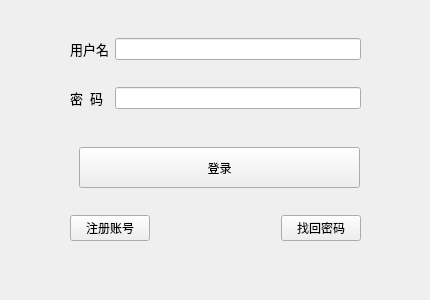
<?xml version="1.0" encoding="UTF-8"?>
<ui version="4.0">
 <class>Login</class>
 <widget class="QMainWindow" name="Login">
  <property name="geometry">
   <rect>
    <x>0</x>
    <y>0</y>
    <width>430</width>
    <height>300</height>
   </rect>
  </property>
  <property name="windowTitle">
   <string>MainWindow</string>
  </property>
  <widget class="QWidget" name="centralwidget">
   <widget class="QWidget" name="widget_2" native="true">
    <property name="geometry">
     <rect>
      <x>70</x>
      <y>138</y>
      <width>291</width>
      <height>51</height>
     </rect>
    </property>
    <widget class="QPushButton" name="QPB_login">
     <property name="geometry">
      <rect>
       <x>9</x>
       <y>9</y>
       <width>281</width>
       <height>41</height>
      </rect>
     </property>
     <property name="text">
      <string>登录</string>
     </property>
    </widget>
   </widget>
   <widget class="QWidget" name="widget" native="true">
    <property name="geometry">
     <rect>
      <x>70</x>
      <y>18</y>
      <width>291</width>
      <height>111</height>
     </rect>
    </property>
    <layout class="QGridLayout" name="gridLayout">
     <item row="4" column="1">
      <widget class="QLabel" name="pwdText">
       <property name="font">
        <font>
         <pointsize>10</pointsize>
        </font>
       </property>
       <property name="text">
        <string>密  码</string>
       </property>
      </widget>
     </item>
     <item row="3" column="2">
      <spacer name="verticalSpacer">
       <property name="orientation">
        <enum>Qt::Vertical</enum>
       </property>
       <property name="sizeHint" stdset="0">
        <size>
         <width>20</width>
         <height>40</height>
        </size>
       </property>
      </spacer>
     </item>
     <item row="0" column="2">
      <spacer name="verticalSpacer_2">
       <property name="orientation">
        <enum>Qt::Vertical</enum>
       </property>
       <property name="sizeHint" stdset="0">
        <size>
         <width>20</width>
         <height>40</height>
        </size>
       </property>
      </spacer>
     </item>
     <item row="5" column="2">
      <spacer name="verticalSpacer_3">
       <property name="orientation">
        <enum>Qt::Vertical</enum>
       </property>
       <property name="sizeHint" stdset="0">
        <size>
         <width>20</width>
         <height>40</height>
        </size>
       </property>
      </spacer>
     </item>
     <item row="3" column="1">
      <spacer name="verticalSpacer_6">
       <property name="orientation">
        <enum>Qt::Vertical</enum>
       </property>
       <property name="sizeHint" stdset="0">
        <size>
         <width>20</width>
         <height>40</height>
        </size>
       </property>
      </spacer>
     </item>
     <item row="1" column="1">
      <widget class="QLabel" name="uidText">
       <property name="font">
        <font>
         <pointsize>10</pointsize>
        </font>
       </property>
       <property name="text">
        <string>用户名</string>
       </property>
      </widget>
     </item>
     <item row="5" column="1">
      <spacer name="verticalSpacer_5">
       <property name="orientation">
        <enum>Qt::Vertical</enum>
       </property>
       <property name="sizeHint" stdset="0">
        <size>
         <width>20</width>
         <height>40</height>
        </size>
       </property>
      </spacer>
     </item>
     <item row="0" column="1">
      <spacer name="verticalSpacer_4">
       <property name="orientation">
        <enum>Qt::Vertical</enum>
       </property>
       <property name="sizeHint" stdset="0">
        <size>
         <width>20</width>
         <height>40</height>
        </size>
       </property>
      </spacer>
     </item>
     <item row="1" column="2">
      <widget class="QLineEdit" name="QLE_uid"/>
     </item>
     <item row="4" column="2">
      <widget class="QLineEdit" name="QLE_pwd">
       <property name="text">
        <string/>
       </property>
      </widget>
     </item>
    </layout>
   </widget>
   <widget class="QWidget" name="widget_3" native="true">
    <property name="geometry">
     <rect>
      <x>70</x>
      <y>208</y>
      <width>291</width>
      <height>41</height>
     </rect>
    </property>
    <layout class="QHBoxLayout" name="horizontalLayout">
     <item>
      <widget class="QPushButton" name="QPB_register">
       <property name="text">
        <string>注册账号</string>
       </property>
      </widget>
     </item>
     <item>
      <spacer name="horizontalSpacer">
       <property name="orientation">
        <enum>Qt::Horizontal</enum>
       </property>
       <property name="sizeHint" stdset="0">
        <size>
         <width>40</width>
         <height>20</height>
        </size>
       </property>
      </spacer>
     </item>
     <item>
      <widget class="QPushButton" name="QPB_findPwd">
       <property name="text">
        <string>找回密码</string>
       </property>
      </widget>
     </item>
    </layout>
   </widget>
  </widget>
  <widget class="QMenuBar" name="menubar">
   <property name="geometry">
    <rect>
     <x>0</x>
     <y>0</y>
     <width>430</width>
     <height>23</height>
    </rect>
   </property>
  </widget>
 </widget>
 <resources/>
 <connections/>
</ui>
